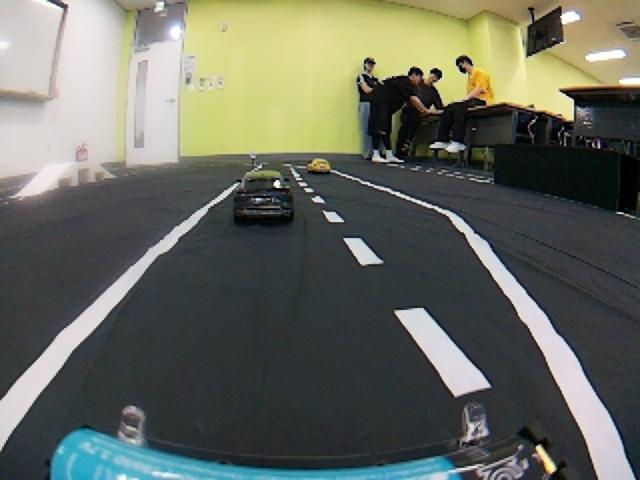
#> input picture park/train/images/frame_20250723_122822_jpg.rf.71764342658450620bdfd4017ecd9749.jpg, 640 x 480 px; its folder holds only this picture in this run
$ python -i cv_module_debug.py   (imports and definitions only)
#> lines starting #> are read from the running program, lines starting #| are printed output that depends on the picture; after the words box and inside, x2 and y2 are one past the last pixel; in counts of white or black regions, pixels touching at a corner belong together
import cv2
import numpy as np
from enum import Enum

# Define Status enum (mocked for testing purposes)
class Status(Enum):
    go = 0
    left = 1
    right = 2
    stop = 3

# PID Controller class
class PIDController:
    def __init__(self, kp=0.5, ki=0.0, kd=0.1):
#> further down, picture is the input picture: shape (480, 640, 3); mean B, G, R 95.9, 106.5, 103
        self.kp = kp
        self.ki = ki
        self.kd = kd
        self.prev_error = 0
        self.integral = 0

    def update(self, target, current):
        error = target - current
        self.integral += error
        derivative = error - self.prev_error
        output = self.kp * error + self.ki * self.integral + self.kd * derivative
        self.prev_error = error
        return current + output

# BEV transform source points
src_pts = np.array([[170, 290], [440, 290], [564, 390], [80, 390]], dtype=np.float32)
ANGLE_CENTER = 90
MAX_ANGLE_OFFSET = 45
pid = PIDController(kp=0.5, ki=0.0, kd=0.05)
prev_cx = None

def warp_image(image, src_pts, dst_size=(640, 480)):
#> called with src_pts = array of shape (4, 2), dst_size = (640, 480)
    width, height = dst_size
    dst_pts = np.array([[0, 0], [width - 1, 0], [width - 1, height - 1], [0, height - 1]], dtype=np.float32)
    M = cv2.getPerspectiveTransform(src_pts, dst_pts)
    warped = cv2.warpPerspective(image, M, dst_size)
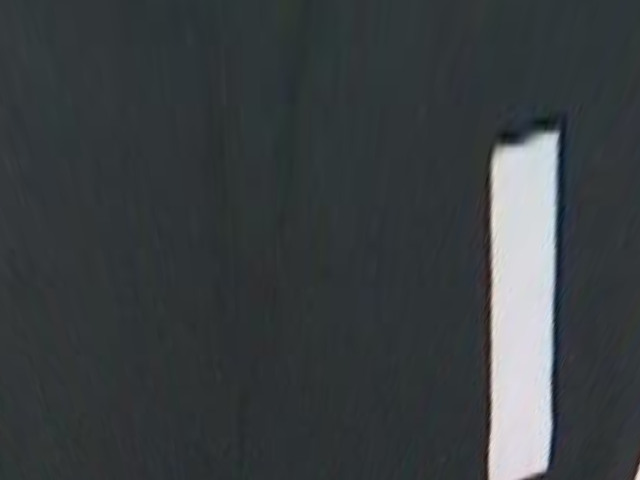
#> warped: shape (480, 640, 3); mean B, G, R 65.7, 63.1, 58
    return warped

def get_cv_status_debug(frame, show_debug=False):
    global prev_cx
    frame = cv2.resize(frame, (640, 480))
    bev = warp_image(frame, src_pts)

    gray = cv2.cvtColor(bev, cv2.COLOR_BGR2GRAY)
    blur = cv2.GaussianBlur(gray, (5, 5), 1.5)
    edges = cv2.Canny(blur, 40, 120)
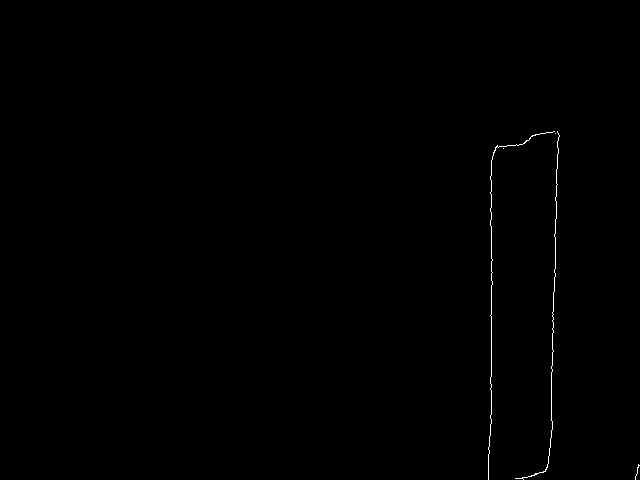
#> edges: shape (480, 640); 0.26% white in thin lines or dots, all inside (x1, y1, x2, y2) = (488, 131, 640, 480)

    target_y_list = [(370, 10), (360, 5), (350, 3), (340, 2)]
    weighted_sum, total_weight, cy_roi = 0, 0, None

    for y_val, weight in target_y_list:
        roi = edges[y_val:y_val+20, :]
        M_roi = cv2.moments(roi)
        if M_roi["m00"] != 0:
            cx = int(M_roi["m10"] / M_roi["m00"])
            cy = int(M_roi["m01"] / M_roi["m00"]) + y_val
            weighted_sum += cx * weight
            total_weight += weight
            cy_roi = cy
#> this loop made 4 passes
#> (cx, cy, weighted_sum, cy_roi) on passes 1 to 4: (520, 379, 5200, 379), (521, 369, 7805, 369), (521, 359, 9368, 359), (521, 349, 10410, 349)
#> after the loop, total_weight = 20; weighted_sum = 10410

    if total_weight == 0:
        return Status.go, ANGLE_CENTER, frame  # Default fallback

    cx_weighted = int(weighted_sum / total_weight)
#> cx_weighted = 520
    smooth_cx = int(pid.update(prev_cx or cx_weighted, cx_weighted))
#> in update, `error = target - current`: error = 0
#> smooth_cx = 520
    prev_cx = smooth_cx
#> prev_cx = 520

    error = smooth_cx - 320
#> error = 200
    offset_ratio = np.clip(error / 160, -1, 1)
#> offset_ratio = 1
    angle = int(ANGLE_CENTER - offset_ratio * MAX_ANGLE_OFFSET)
#> angle = 45
    angle = np.clip(angle, 45, 135)

    if error < -20:
        status = Status.left
    elif error > 20:
        status = Status.right
    else:
        status = Status.go

    if show_debug:
        debug_img = frame.copy()
        cv2.circle(debug_img, (smooth_cx, cy_roi), 6, (0, 255, 0), -1)
        cv2.putText(debug_img, f"Status: {status.name}", (30, 40),
                    cv2.FONT_HERSHEY_SIMPLEX, 0.8, (255, 255, 0), 2)
        cv2.putText(debug_img, f"Angle: {angle}", (30, 80),
                    cv2.FONT_HERSHEY_SIMPLEX, 0.8, (255, 255, 0), 2)
        return status, angle, debug_img

    return status, angle, None

>>> import cv2
>>> picture = cv2.imread('train/images/frame_20250723_122822_jpg.rf.71764342658450620bdfd4017ecd9749.jpg')
>>> result = get_cv_status_debug(picture)

$ run again, on park/train/images/frame_20250723_122824_jpg.rf.1a1d112972d594927a80bc91964ba247.jpg
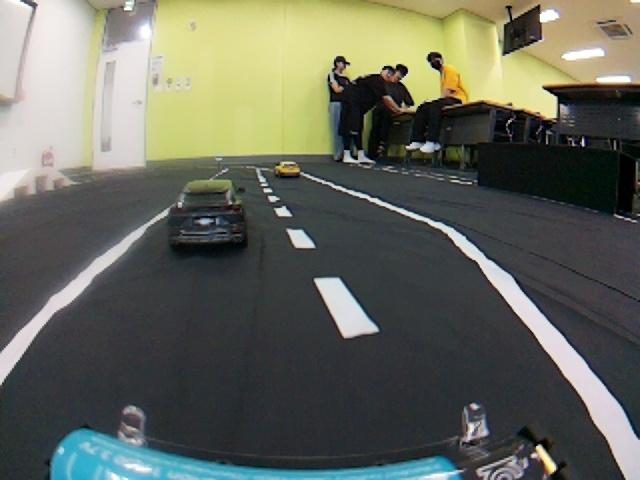
#> input picture park/train/images/frame_20250723_122824_jpg.rf.1a1d112972d594927a80bc91964ba247.jpg, 640 x 480 px
#> picture is the input picture: shape (480, 640, 3); mean B, G, R 93.3, 104.4, 101.7
#> in warp_image, `warped = cv2.warpPerspective(image, M, dst_size)`:
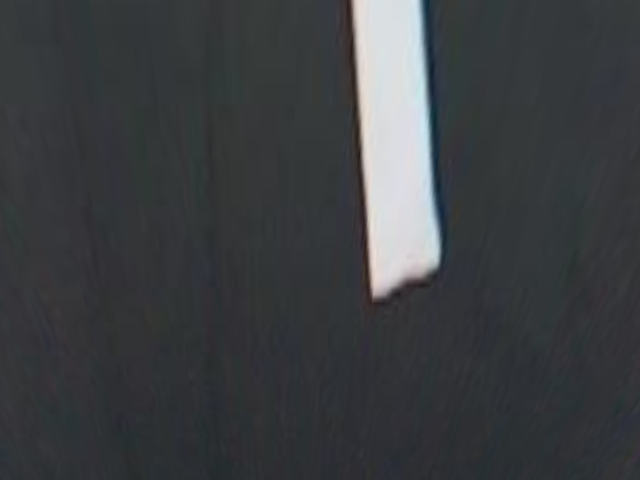
#> warped: shape (480, 640, 3); mean B, G, R 66.1, 63.1, 60.4
#> in get_cv_status_debug, `edges = cv2.Canny(blur, 40, 120)`:
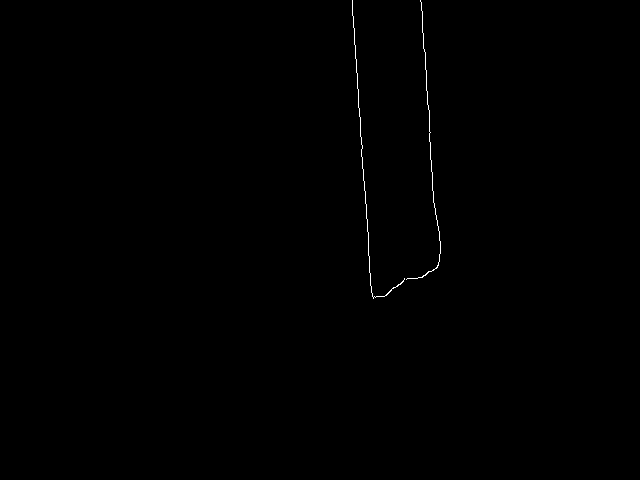
#> edges: shape (480, 640); 0.21% white in thin lines or dots, all inside (x1, y1, x2, y2) = (352, 0, 441, 299)
#> after the loop in get_cv_status_debug, `for y_val, weight in target_y_list:`: total_weight = 0
